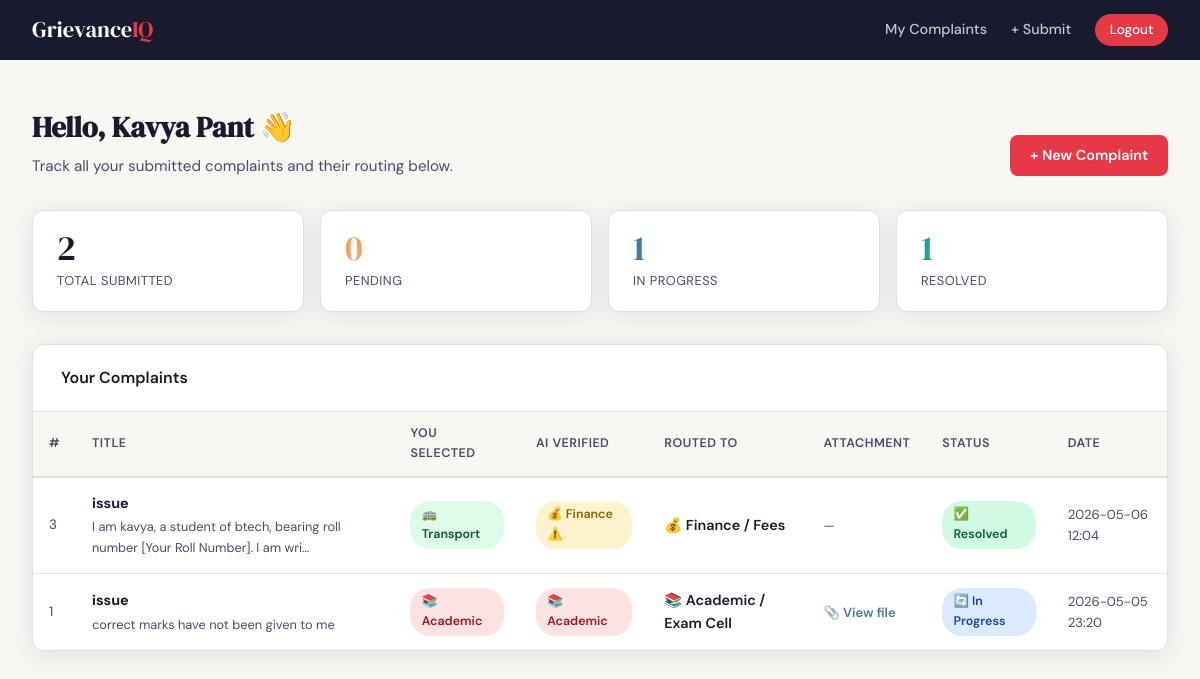
/dashboard (signed in), run on the app's committed database.
### tables this page shows
CREATE TABLE complaints (
            id             INTEGER PRIMARY KEY AUTOINCREMENT,
            title          TEXT    NOT NULL,
            description    TEXT    NOT NULL,
            category       TEXT    NOT NULL,
            ai_category    TEXT    NOT NULL,
            ai_confidence  REAL    DEFAULT 0.0,
            ai_source      TEXT    DEFAULT 'keyword_fallback',
            routed_to      TEXT    NOT NULL,
            status         TEXT    NOT NULL DEFAULT 'Pending',
            attachment     TEXT    DEFAULT NULL,
            user_id        INTEGER NOT NULL,
            submitted_at   TEXT    NOT NULL,
            FOREIGN KEY(user_id) REFERENCES users(id)
        );

### app.py (the view)
@app.route('/dashboard')
def student_dashboard():
    if 'user_id' not in session or session['user_role'] != 'student':
        return redirect(url_for('login'))
    conn = get_db()
    complaints = conn.execute(
        'SELECT * FROM complaints WHERE user_id=? ORDER BY submitted_at DESC',
        (session['user_id'],)
    ).fetchall()
    conn.close()
    stats = {'Pending': 0, 'In Progress': 0, 'Resolved': 0}
    for c in complaints:
        if c['status'] in stats:
            stats[c['status']] += 1
    return render_template('student_dashboard.html',
                           complaints=complaints,
                           stats=stats,
                           departments=DEPARTMENTS)

### app.py (called while the page is built)
def get_db():
    conn = sqlite3.connect('grievance.db')
    conn.row_factory = sqlite3.Row
    return conn

### templates/student_dashboard.html (shortened to what this page needs)
{% extends "base.html" %}
{% block content %}
<div class="page">
    <div style="display:flex; align-items:center; justify-content:space-between; margin-bottom:.25rem; flex-wrap:wrap; gap:1rem;">
        <div>
            <h1 class="page-title">Hello, {{ session.user_name }} 👋</h1>
            <p class="page-subtitle">Track all your submitted complaints and their routing below.</p>
        </div>
        <a href="{{ url_for('submit_complaint') }}" class="btn btn-accent">+ New Complaint</a>
    </div>
    <div class="stats-grid">
        <div class="stat-card stat-total">
            <div class="number">{{ complaints | length }}</div>
            <div class="label">Total Submitted</div>
        </div>
        <div class="stat-card stat-pending">
            <div class="number">{{ stats.Pending }}</div>
            <div class="label">Pending</div>
        </div>
        <div class="stat-card stat-progress">
            <div class="number">{{ stats['In Progress'] }}</div>
            <div class="label">In Progress</div>
        </div>
        <div class="stat-card stat-resolved">
            <div class="number">{{ stats.Resolved }}</div>
            <div class="label">Resolved</div>
        </div>
    </div>
    <div class="card">
        <div class="card-header">
            <span style="font-weight:600;">Your Complaints</span>
        </div>
        {% if complaints %}
        <div class="table-wrap">
            <table>
                <thead>
                    <tr>
                        <th>#</th>
                        <th>Title</th>
                        <th>You Selected</th>
                        <th>AI Verified</th>
                        <th>Routed To</th>
                        <th>Attachment</th>
                        <th>Status</th>
                        <th>Date</th>
                    </tr>
                </thead>
                <tbody>
                    {% for c in complaints %}
                    <tr>
                        <td style="color:var(--ink-soft); font-size:.85rem;">{{ c.id }}</td>
                        <td>
                            <strong>{{ c.title }}</strong>
                            <div style="font-size:.8rem; color:var(--ink-soft); margin-top:.15rem;">
                                {{ c.description[:80] }}{% if c.description|length > 80 %}…{% endif %}
                            </div>
                        </td>
                        <td>
                            <span class="badge badge-{{ c.category | lower }}">
                                {% if c.category in departments %}{{ departments[c.category].icon }}{% endif %}
                                {{ c.category }}
                            </span>
                        </td>
                        <td>
                            <span class="badge badge-{{ c.ai_category | lower }}
                                {% if c.category != c.ai_category and c.category != 'Other' %} badge-mismatch{% endif %}">
                                {% if c.ai_category in departments %}{{ departments[c.ai_category].icon }}{% endif %}
                                {{ c.ai_category }}
                                {% if c.category != c.ai_category and c.category != 'Other' %}⚠️{% endif %}
                            </span>
                        </td>
                        <td>
                            {% if c.routed_to in departments %}
                                <span style="font-weight:600;">
                                    {{ departments[c.routed_to].icon }}
                                    {{ departments[c.routed_to].label }}
                                </span>
                            {% else %}
                                {{ c.routed_to }}
                            {% endif %}
                        </td>
                        <td>
                            {% if c.attachment %}
                                <a href="{{ url_for('uploaded_file', filename=c.attachment) }}"
                                   target="_blank"
                                   style="font-size:.82rem; color:var(--accent2); font-weight:600; text-decoration:none;">
                                    📎 View file
                                </a>
                            {% else %}
                                <span style="font-size:.8rem; color:var(--ink-soft);">—</span>
                            {% endif %}
                        </td>
                        <td>
                            {% if c.status == 'Pending' %}
                                <span class="badge badge-pending">⏳ Pending</span>
                            {% elif c.status == 'In Progress' %}
                                <span class="badge badge-progress">🔄 In Progress</span>
                            {% else %}
                                <span class="badge badge-resolved">✅ Resolved</span>
                            {% endif %}
                        </td>
                        <td style="font-size:.82rem; color:var(--ink-soft);">{{ c.submitted_at }}</td>
                    </tr>
                    {% endfor %}
                </tbody>
            </table>
        </div>
        {% else %}
        <div class="empty-state">
            <div class="icon">📭</div>
            <p>No complaints yet. Submit your first one!</p>
            <a href="{{ url_for('submit_complaint') }}" class="btn btn-accent" style="margin-top:1rem;">Submit a Complaint</a>
        </div>
        {% endif %}
    </div>
</div>
{% endblock %}

### templates/base.html (style rules this page uses)
*, *::before, *::after { box-sizing: border-box; margin: 0; padding: 0; }
:root { --ink: #1a1a2e; --ink-soft: #4a4a6a; --surface: #f8f7f4; --white: #ffffff; --accent: #e63946; --accent2: #457b9d; --accent3: #2a9d8f; --warn: #f4a261; --border: #e2e0da; --shadow: 0 4px 24px rgba(26,26,46,.10); --radius: 12px; }
body { font-family: 'DM Sans', sans-serif; background: var(--surface); color: var(--ink); min-height: 100vh; line-height: 1.6; }
.page { padding: 2rem; max-width: 1200px; margin: 0 auto; }
.card { background: var(--white); border-radius: var(--radius); box-shadow: var(--shadow); border: 1px solid var(--border); }
.card-header { padding: 1.25rem 1.75rem; border-bottom: 1px solid var(--border); display: flex; align-items: center; justify-content: space-between; }
.stats-grid { display: grid; grid-template-columns: repeat(auto-fit, minmax(150px, 1fr)); gap: 1rem; margin-bottom: 2rem; }
.stat-card { background: var(--white); border-radius: var(--radius); padding: 1.25rem 1.5rem; border: 1px solid var(--border); box-shadow: var(--shadow); }
.stat-card .number { font-family: 'DM Serif Display', serif; font-size: 2.2rem; line-height: 1; }
.stat-card .label { font-size: .8rem; color: var(--ink-soft); margin-top: .25rem; text-transform: uppercase; letter-spacing: .5px; }
.stat-pending .number { color: var(--warn); }
.stat-progress .number { color: var(--accent2); }
.stat-resolved .number { color: var(--accent3); }
.stat-total .number { color: var(--ink); }
.table-wrap { overflow-x: auto; }
table { width: 100%; border-collapse: collapse; font-size: .9rem; }
th { background: var(--surface); padding: .75rem 1rem; text-align: left; font-weight: 600; font-size: .78rem; text-transform: uppercase; letter-spacing: .5px; color: var(--ink-soft); border-bottom: 2px solid var(--border); }
td { padding: .9rem 1rem; border-bottom: 1px solid var(--border); vertical-align: middle; }
tr:last-child td { border-bottom: none; }
.badge { display: inline-block; padding: .25rem .7rem; border-radius: 20px; font-size: .78rem; font-weight: 600; }
.badge-progress { background: #dbeafe; color: #1e40af; }
.badge-resolved { background: #d1fae5; color: #065f46; }
.badge-academic { background: #fee2e2; color: #991b1b; }
.badge-transport { background: #dcfce7; color: #14532d; }
.badge-finance { background: #fce7f3; color: #831843; }
.badge-mismatch { background: #fff3cd; color: #856404; }
.btn { display: inline-block; padding: .55rem 1.25rem; border-radius: 8px; border: none; cursor: pointer; font-family: 'DM Sans', sans-serif; font-size: .9rem; font-weight: 600; text-decoration: none; transition: opacity .15s, transform .1s; }
.btn-accent { background: var(--accent); color: var(--white); }
.page-title { font-family: 'DM Serif Display', serif; font-size: 1.8rem; color: var(--ink); margin-bottom: .25rem; }
.page-subtitle { color: var(--ink-soft); font-size: .95rem; margin-bottom: 1.75rem; }

### data on the page
complaints: id "3", title "issue", description "I am kavya, a student of btech, bearing roll number [Your Roll Number]. I am wri", category "🚌", category "Transport", ai_category "💰", ai_category "Finance", routed_to "💰", routed_to "Finance / Fees", status "✅ Resolved", submitted_at "2026-05-06 12:04"
complaints: id "1", title "issue", description "correct marks have not been given to me", category "📚", category "Academic", ai_category "📚", ai_category "Academic", routed_to "📚", routed_to "Academic / Exam Cell", status "🔄 In Progress", submitted_at "2026-05-05 23:20"

### other printed values
{{ session.user_name }} "Kavya Pant"
{{ complaints | length }} "2"
{{ stats.Pending }} "0"
{{ stats['In Progress'] }} "1"
{{ stats.Resolved }} "1"
